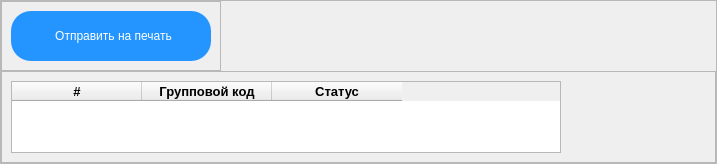
                           <widget class="QFrame" name="KITUContainer">
                            <property name="sizePolicy">
                             <sizepolicy hsizetype="Expanding" vsizetype="Expanding">
                              <horstretch>0</horstretch>
                              <verstretch>0</verstretch>
                             </sizepolicy>
                            </property>
                            <property name="minimumSize">
                             <size>
                              <width>0</width>
                              <height>0</height>
                             </size>
                            </property>
                            <property name="maximumSize">
                             <size>
                              <width>16777215</width>
                              <height>0</height>
                             </size>
                            </property>
                            <property name="styleSheet">
                             <string notr="true">#KITUContainer {
	border: 1px solid;
	border-color: rgb(36, 149, 255);
	border-radius: 20px;

	
	
	
	border-color: qradialgradient(spread:pad, cx:0.619, cy:0.341, radius:0.5, fx:0.909091, fy:0.085, stop:0.346591 rgba(36, 149, 255, 206), stop:0.35 rgba(255, 188, 188, 80), stop:0.4 rgba(255, 162, 162, 80), stop:0.494318 rgba(36, 149, 255, 80), stop:0.6875 rgba(36, 149, 255, 156), stop:1 rgba(255, 255, 255, 0));
}
</string>
                            </property>
                            <property name="frameShape">
                             <enum>QFrame::StyledPanel</enum>
                            </property>
                            <property name="frameShadow">
                             <enum>QFrame::Raised</enum>
                            </property>
                            <layout class="QVBoxLayout" name="verticalLayout_104">
                             <property name="spacing">
                              <number>0</number>
                             </property>
                             <property name="leftMargin">
                              <number>0</number>
                             </property>
                             <property name="topMargin">
                              <number>0</number>
                             </property>
                             <property name="rightMargin">
                              <number>0</number>
                             </property>
                             <property name="bottomMargin">
                              <number>0</number>
                             </property>
                             <item alignment="Qt::AlignLeft">
                              <widget class="QFrame" name="frame_105">
                               <property name="styleSheet">
                                <string notr="true">QPushButton {
	font: 10pt &quot;Segoe UI&quot;;
	background-position:center;
    background-repeat: no-repeat;
	border: none;
	border-radius: 20px;
	color: rgb(255, 255, 255);
	background-color: rgb(36, 149, 255);
	text-align: center;
	padding-left: 5px;
}

QPushButton:hover {
	background-color: rgb(66, 66, 66);
}
QPushButton:pressed {
	background-color: rgb(245, 246, 250);
	color: rgb(0, 0, 0);
}</string>
                               </property>
                               <property name="frameShape">
                                <enum>QFrame::StyledPanel</enum>
                               </property>
                               <property name="frameShadow">
                                <enum>QFrame::Raised</enum>
                               </property>
                               <layout class="QHBoxLayout" name="horizontalLayout_59">
                                <item>
                                 <widget class="QPushButton" name="KITUsendPrint_button">
                                  <property name="sizePolicy">
                                   <sizepolicy hsizetype="Preferred" vsizetype="Fixed">
                                    <horstretch>0</horstretch>
                                    <verstretch>0</verstretch>
                                   </sizepolicy>
                                  </property>
                                  <property name="minimumSize">
                                   <size>
                                    <width>200</width>
                                    <height>50</height>
                                   </size>
                                  </property>
                                  <property name="maximumSize">
                                   <size>
                                    <width>200</width>
                                    <height>16777215</height>
                                   </size>
                                  </property>
                                  <property name="styleSheet">
                                   <string notr="true"/>
                                  </property>
                                  <property name="text">
                                   <string>Отправить на печать</string>
                                  </property>
                                 </widget>
                                </item>
                               </layout>
                              </widget>
                             </item>
                             <item>
                              <widget class="QFrame" name="frame_104">
                               <property name="frameShape">
                                <enum>QFrame::StyledPanel</enum>
                               </property>
                               <property name="frameShadow">
                                <enum>QFrame::Raised</enum>
                               </property>
                               <layout class="QHBoxLayout" name="horizontalLayout_22">
                                <item>
                                 <widget class="QTableWidget" name="orderKITU_tab">
                                  <property name="minimumSize">
                                   <size>
                                    <width>550</width>
                                    <height>0</height>
                                   </size>
                                  </property>
                                  <property name="maximumSize">
                                   <size>
                                    <width>16777215</width>
                                    <height>16777215</height>
                                   </size>
                                  </property>
                                  <property name="editTriggers">
                                   <set>QAbstractItemView::NoEditTriggers</set>
                                  </property>
                                  <property name="selectionBehavior">
                                   <enum>QAbstractItemView::SelectRows</enum>
                                  </property>
                                  <attribute name="horizontalHeaderDefaultSectionSize">
                                   <number>130</number>
                                  </attribute>
                                  <attribute name="horizontalHeaderStretchLastSection">
                                   <bool>false</bool>
                                  </attribute>
                                  <attribute name="verticalHeaderVisible">
                                   <bool>false</bool>
                                  </attribute>
                                  <column>
                                   <property name="text">
                                    <string>#</string>
                                   </property>
                                   <property name="font">
                                    <font>
                                     <pointsize>10</pointsize>
                                     <bold>true</bold>
                                    </font>
                                   </property>
                                  </column>
                                  <column>
                                   <property name="text">
                                    <string>Групповой код</string>
                                   </property>
                                   <property name="font">
                                    <font>
                                     <pointsize>10</pointsize>
                                     <bold>true</bold>
                                    </font>
                                   </property>
                                  </column>
                                  <column>
                                   <property name="text">
                                    <string>Статус</string>
                                   </property>
                                   <property name="font">
                                    <font>
                                     <pointsize>10</pointsize>
                                     <bold>true</bold>
                                    </font>
                                   </property>
                                  </column>
                                 </widget>
                                </item>
                                <item>
                                 <widget class="QFrame" name="KI_from_KITU_Container">
                                  <property name="sizePolicy">
                                   <sizepolicy hsizetype="Expanding" vsizetype="Preferred">
                                    <horstretch>0</horstretch>
                                    <verstretch>0</verstretch>
                                   </sizepolicy>
                                  </property>
                                  <property name="minimumSize">
                                   <size>
                                    <width>0</width>
                                    <height>0</height>
                                   </size>
                                  </property>
                                  <property name="maximumSize">
                                   <size>
                                    <width>0</width>
                                    <height>16777215</height>
                                   </size>
                                  </property>
                                  <property name="styleSheet">
                                   <string notr="true"/>
                                  </property>
                                  <property name="frameShape">
                                   <enum>QFrame::StyledPanel</enum>
                                  </property>
                                  <property name="frameShadow">
                                   <enum>QFrame::Raised</enum>
                                  </property>
                                  <layout class="QVBoxLayout" name="verticalLayout_29">
                                   <property name="spacing">
                                    <number>0</number>
                                   </property>
                                   <property name="leftMargin">
                                    <number>0</number>
                                   </property>
                                   <property name="topMargin">
                                    <number>0</number>
                                   </property>
                                   <property name="rightMargin">
                                    <number>0</number>
                                   </property>
                                   <property name="bottomMargin">
                                    <number>0</number>
                                   </property>
                                   <item>
                                    <widget class="QTableWidget" name="ki_from_KITU_tab">
                                     <property name="maximumSize">
                                      <size>
                                       <width>600</width>
                                       <height>16777215</height>
                                      </size>
                                     </property>
                                     <property name="editTriggers">
                                      <set>QAbstractItemView::NoEditTriggers</set>
                                     </property>
                                     <property name="selectionBehavior">
                                      <enum>QAbstractItemView::SelectRows</enum>
                                     </property>
                                     <attribute name="horizontalHeaderDefaultSectionSize">
                                      <number>130</number>
                                     </attribute>
                                     <attribute name="horizontalHeaderStretchLastSection">
                                      <bool>false</bool>
                                     </attribute>
                                     <attribute name="verticalHeaderVisible">
                                      <bool>false</bool>
                                     </attribute>
                                     <column>
                                      <property name="text">
                                       <string>#</string>
                                      </property>
                                      <property name="font">
                                       <font>
                                        <pointsize>10</pointsize>
                                        <bold>true</bold>
                                       </font>
                                      </property>
                                     </column>
                                     <column>
                                      <property name="text">
                                       <string>Код маркировки</string>
                                      </property>
                                      <property name="font">
                                       <font>
                                        <pointsize>10</pointsize>
                                        <bold>true</bold>
                                       </font>
                                      </property>
                                     </column>
                                     <column>
                                      <property name="text">
                                       <string>Статус</string>
                                      </property>
                                      <property name="font">
                                       <font>
                                        <pointsize>10</pointsize>
                                        <bold>true</bold>
                                       </font>
                                      </property>
                                     </column>
                                    </widget>
                                   </item>
                                  </layout>
                                 </widget>
                                </item>
                                <item>
                                 <spacer name="horizontalSpacer">
                                  <property name="orientation">
                                   <enum>Qt::Horizontal</enum>
                                  </property>
                                  <property name="sizeHint" stdset="0">
                                   <size>
                                    <width>139</width>
                                    <height>20</height>
                                   </size>
                                  </property>
                                 </spacer>
                                </item>
                               </layout>
                              </widget>
                             </item>
                            </layout>
                           </widget>
